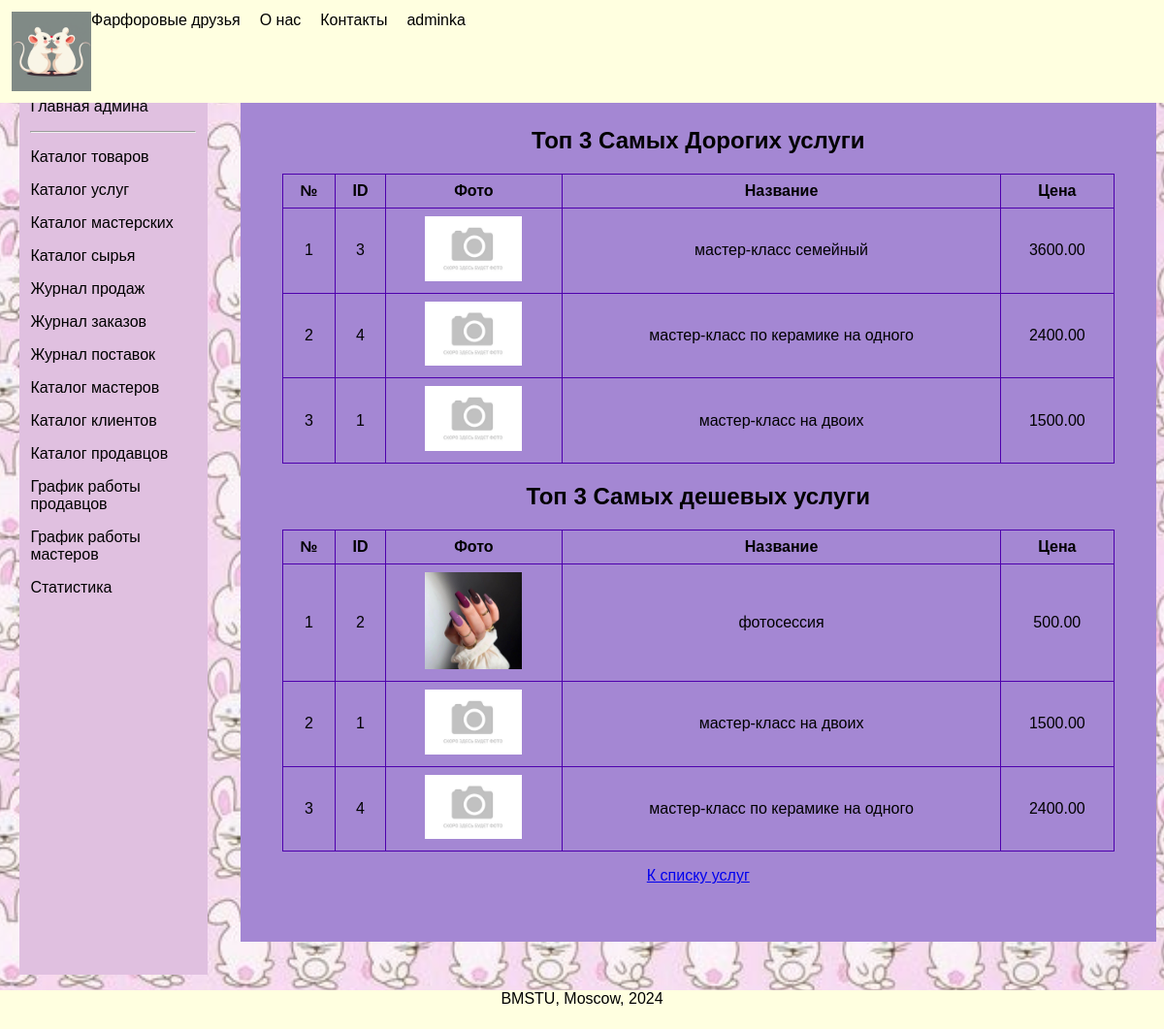
Screenshot of /stats/services/ (signed in) with the database file from the repository.
### nirs_app/models.py (models this page shows, shortened)
class User(AbstractUser):
    username = None
    first_name = models.CharField(max_length=43)
    last_name = models.CharField(max_length=43)
    email = models.EmailField(unique=True)
    phone_number = models.CharField(max_length=15)
    is_employee = models.BooleanField(default=False)
    USERNAME_FIELD = 'email'
    REQUIRED_FIELDS = ['first_name', 'last_name']

class Service(models.Model):
    photo = models.ImageField(upload_to="images/services", default="images/no_photo.png")
    name = models.CharField(max_length=255, unique=True)
    price = models.DecimalField(max_digits=10, decimal_places=2)
    description = models.TextField()
    duration = models.IntegerField(default=60)
    is_main = models.BooleanField(default=True)
    def get_photo_url(self):
        if self.photo:
            return f"{settings.STATIC_URL}{self.photo}"
        return f"{settings.STATIC_URL}images/services/no_photo.png"

### nirs_app/views.py (the view)
# urls.py: path("services/", views.services_stats_view, name='services_stats'),
@login_required
@user_passes_test(is_superuser)
def services_stats_view(request):
    top_expensive_services = Service.objects.order_by('-price')[:3]
    top_cheap_services = Service.objects.order_by('price')[:3]
    context = {
        'top_expensive_services': top_expensive_services,
        'top_cheap_services': top_cheap_services
    }
    return render(request, 'statistics/services_stats.html', context)

### nirs_app/context_processors.py (called while the page is built)
def user_role(request):
    if request.user.is_authenticated:
        user = request.user
        role = get_user_role(user)
        return {'role': role}
    return {}

def get_user_role(user):
    if user.is_superuser:
        return 'админа'
    elif hasattr(user, 'seller'):
        return 'продавца'
    elif hasattr(user, 'master'):
        return 'мастера'
    elif hasattr(user, 'client'):
        return 'клиента'
    return None

### nirs_app/views.py (called while the page is built)
def is_superuser(user):
    return user.is_superuser

### nirs_app/templates/statistics/services_stats.html (shortened to what this page needs)
{% extends "personal/user_personal.html" %}
{% load static %}
{% block content %}
    <section id="products">
        <h2>Топ 3 Самых Дорогих услуги</h2>
        <table style="width: 100%; border-collapse: collapse; border: 1px solid black;">
            <thead>
                <tr>
                    <th style="border: 1px solid rgb(78, 0, 173); padding: 8px;">№</th>
                    <th style="border: 1px solid rgb(78, 0, 173); padding: 8px;">ID</th>
                    <th style="border: 1px solid rgb(78, 0, 173); padding: 8px;">Фото</th>
                    <th style="border: 1px solid rgb(78, 0, 173); padding: 8px;">Название</th>
                    <th style="border: 1px solid rgb(78, 0, 173); padding: 8px;">Цена</th>
                </tr>
            </thead>
            <tbody>
                {% if top_expensive_services %}
                    {% for data in top_expensive_services %}
                        <tr>
                            <td style="border: 1px solid rgb(78, 0, 173); padding: 8px;">{{ forloop.counter }}</td>
                            <td style="border: 1px solid rgb(78, 0, 173); padding: 8px;">{{ data.id }}</td>
                            <td style="border: 1px solid rgb(78, 0, 173); padding: 8px;">
                                <img src="{{ data.get_photo_url }}" alt="{{ data.name }}" style="max-width: 100px; max-height: 100px;" />
                            </td>
                            <td style="border: 1px solid rgb(78, 0, 173); padding: 8px;">{{ data.name }}</td>
                            <td style="border: 1px solid rgb(78, 0, 173); padding: 8px;">{{ data.price }}</td>
                        </tr>
                    {% endfor %}
                {% else %}
                    <tr>
                        <td colspan="6">Список услуг пуст</td>
                    </tr>
                {% endif %}
            </tbody>
        </table>
        <h2>Топ 3 Самых дешевых услуги</h2>
        <table style="width: 100%; border-collapse: collapse; border: 1px solid black;">
            <thead>
                <tr>
                    <th style="border: 1px solid rgb(78, 0, 173); padding: 8px;">№</th>
                    <th style="border: 1px solid rgb(78, 0, 173); padding: 8px;">ID</th>
                    <th style="border: 1px solid rgb(78, 0, 173); padding: 8px;">Фото</th>
                    <th style="border: 1px solid rgb(78, 0, 173); padding: 8px;">Название</th>
                    <th style="border: 1px solid rgb(78, 0, 173); padding: 8px;">Цена</th>
                </tr>
            </thead>
            <tbody>
                {% if top_cheap_services %}
                    {% for data in top_cheap_services %}
                        <tr>
                            <td style="border: 1px solid rgb(78, 0, 173); padding: 8px;">{{ forloop.counter }}</td>
                            <td style="border: 1px solid rgb(78, 0, 173); padding: 8px;">{{ data.id }}</td>
                            <td style="border: 1px solid rgb(78, 0, 173); padding: 8px;">
                                <img src="{{ data.get_photo_url }}" alt="{{ data.name }}" style="max-width: 100px; max-height: 100px;" />
                            </td>
                            <td style="border: 1px solid rgb(78, 0, 173); padding: 8px;">{{ data.name }}</td>
                            <td style="border: 1px solid rgb(78, 0, 173); padding: 8px;">{{ data.price }}</td>
                        </tr>
                    {% endfor %}
                {% else %}
                    <tr>
                        <td colspan="6">Список услуг пуст</td>
                    </tr>
                {% endif %}
            </tbody>
        </table>
        <p><a href="{% url 'services_list' %}">К списку услуг</a></p>
    </section>
{% endblock content %}

### nirs_app/templates/index.html (shortened to what this page needs)
<!DOCTYPE html>
{% load static %}
<html lang="ru">
<head>
    <link rel="stylesheet" href="{% static 'css/styles.css' %}">
</head>
<body>
    <div class="header">
        <img src="{% static "images/farfor_logo_2d.png" %}" alt="logo" >
            <a href="{% url 'home' %}">Фарфоровые друзья</a>
            <a href="{% url 'about' %}">О нас</a>
            <a href="{% url 'contacts' %}">Контакты</a>
            {% if request.user.is_authenticated %}
                <a href="{% url 'user_personal' %}">{{ request.user.first_name }}</a>
            {% else %}
                <a href="{% url 'auth' %}">Вход</a>
            {% endif %}
    </div>
    <div class="container">
        <div class="sidebar">
            {% block sidebar %}{% endblock sidebar %}
        </div>
        <div class="content">
            {% block content %}{% endblock content %}
        </div>
    </div>
    <div class="footer">
        <p>BMSTU, Moscow, 2024</p>
    </div>
</body>
</html>

### nirs_app/static/css/styles.css (style rules this page uses)
body { background-size: cover; background-repeat: repeat-y; background-position: center; height: 100vh; margin: 0; font-family: sans-serif; box-sizing: border-box; }
.header { background-color: #FFFFE0; padding: 1%; display: flex; width: 100%; height: 10%; position: fixed; text-align: center; box-sizing: border-box; }
.header a { text-decoration:dotted; color: black; margin-right: 20px; }
.footer { background-color: #FFFFE0; width: 100%; height: 5%; text-align: center; position:static; }
.container { display: flex; width: 95%; }
.sidebar { background-color: #E0C0E0; width: 15%; padding: 1%; margin-top: 6.5%; margin-left: 20px; }
.content { align-self: center; margin-top: 3%; flex: 1; padding: 3%; height: auto; text-align: center; }
#products { padding: 5%; width: 100%; height: auto; background-color: #a487d3; }

### rows the page displays
User: user.first_name "adminka"
Service: id "3", get_photo_url (placeholder picture), name "мастер-класс семейный", price "3600.00"
Service: id "4", get_photo_url (placeholder picture), name "мастер-класс по керамике на одного", price "2400.00"
Service: id "1", get_photo_url (placeholder picture), name "мастер-класс на двоих", price "1500.00"
Service: id "2", get_photo_url (picture), name "фотосессия", price "500.00"
